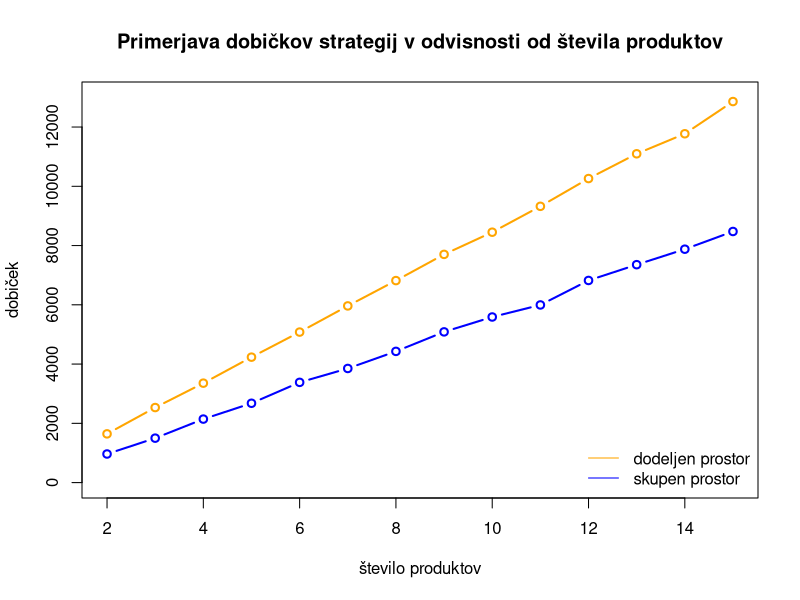
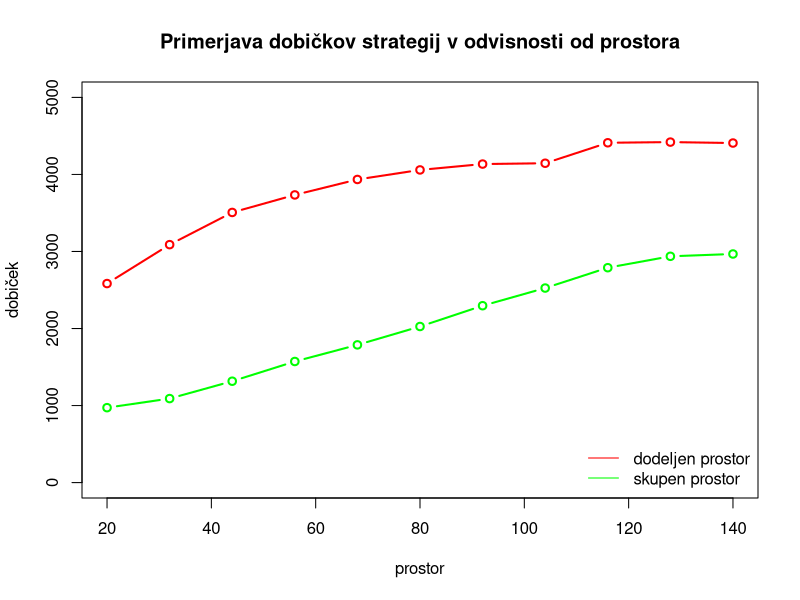

The R script that drew these images, in order:
require(reshape2)

st_produktov <- c(2:15)
C <- c(20.0, 32.0, 44.0, 56.0, 68.0, 80.0, 92.0, 104.0, 116.0, 128.0, 140.0)

povprecja_ds2 <- c(1570.4492053618771, 2594.0359927099594, 3312.7105366827827, 4165.512177465852, 5008.286648521151, 6019.373105010036, 6862.542727763537, 7771.1027920611905, 8233.333423108286, 9197.708207762675, 10328.078587034914, 11250.349882205286, 11641.207568570257, 12805.595715579124)
povprecja_ss2 <- c(914.1135052619471, 1515.5968932896749, 2082.353586581799, 2615.373000279465, 3400.076665979961, 3868.9451976764976, 4410.00945935456, 5116.067281899035, 5452.532912760001, 5752.143734433003, 7026.204444453788, 7599.368274323282, 7817.536072551987, 8436.661590499965)
povprecja_ds1 <- c(1719.1577306426695, 2472.1589359134377, 3399.167555096737, 4301.6845003199205, 5151.687498659725, 5906.5840465452175, 6773.21167930758, 7632.9892980918285, 8668.140869084396, 9450.588406396502, 10194.911349246117, 10944.232618969745, 11905.037689614675, 12915.327958299991)
povprecja_ss1 <- c(1016.2279002524145, 1484.1531737692326, 2204.6881729037987, 2739.0833039238764, 3365.982737104273, 3834.712505158931, 4447.288237539012, 5057.3628386094415, 5725.604341943888, 6238.999651653176, 6618.049730456601, 7109.921399522913, 7936.699208152525, 8513.192172812242)

povprecja_ds <- (povprecja_ds1 + povprecja_ds2)/2
povprecja_ss <- (povprecja_ss1 + povprecja_ss2)/2


prostor_ds1 <- c(2629.915132264298, 3104.8703313084334, 3512.029324757147, 3669.8467169165688, 3958.1774514667745, 4082.39676658477, 4187.192591793965, 4128.294616892028, 4389.287878650712, 4394.244671734805, 4417.280114940357)
prostor_ss1 <- c(1024.1290552373741, 1098.7853005001782, 1343.5783234575017, 1539.324311450102, 1800.025530501114, 2039.5237389661495, 2347.864087640025, 2501.981396873382, 2753.6630572042245, 2906.0245981793137, 2970.3246616448077)
prostor_ds2 <- c(2537.5245386934757, 3072.770704738585, 3501.448026972073, 3798.2808305709823, 3911.382635973741, 4034.8021775368406, 4082.425167439962, 4162.58025316439, 4433.059452144997, 4445.669129261109, 4398.244969231403) 
prostor_ss2 <- c(921.0312488957906, 1082.3619069709737, 1288.474736955253, 1604.5781398041308, 1775.550692910966, 2012.9074631754813, 2244.3210946441754, 2548.696103405482, 2825.3627029252766, 2968.6814084546377, 2964.7052280564503)

prostor_ds <- (prostor_ds1 + prostor_ds2)/2
prostor_ss <- (prostor_ss1 + prostor_ss2)/2


povprecja <- data.frame(st_produktov, povprecja_ds, povprecja_ss)
colnames(povprecja) <- c('st','ds','ss')

poraba <- data.frame(C, prostor_ds, prostor_ss)
colnames(poraba) <- c('C','ds','ss')

plot(povprecja$st, povprecja$ds, 'b', 
     main = 'Primerjava dobičkov strategij v odvisnosti od števila produktov',
     xlab = 'število produktov',
     ylab = 'dobiček',
     ylim = c(0,13000),
     col = 'orange',
     lwd = 2)
lines(povprecja$st, povprecja$ss, 'b', #add = TRUE,
     col = 'blue',
     lwd = 2)
legend('bottomright', 
       legend = c('dodeljen prostor', 'skupen prostor'),
       col = c('orange', 'blue'),
       lwd = 1:1,
       bty = 'n')

plot(poraba$C, poraba$ds, 'b', 
     main = 'Primerjava dobičkov strategij v odvisnosti od prostora',
     xlab = 'prostor',
     ylab = 'dobiček',
     col = 'red',
     lwd = 2,
     ylim=c(0, 5000))
lines(poraba$C, poraba$ss, 'b', add = TRUE,
      col = 'green',
      lwd = 2)
legend('bottomright', 
       legend = c('dodeljen prostor', 'skupen prostor'),
       col = c('red', 'green'),
       lwd = 1:1,
       bty = 'n')

